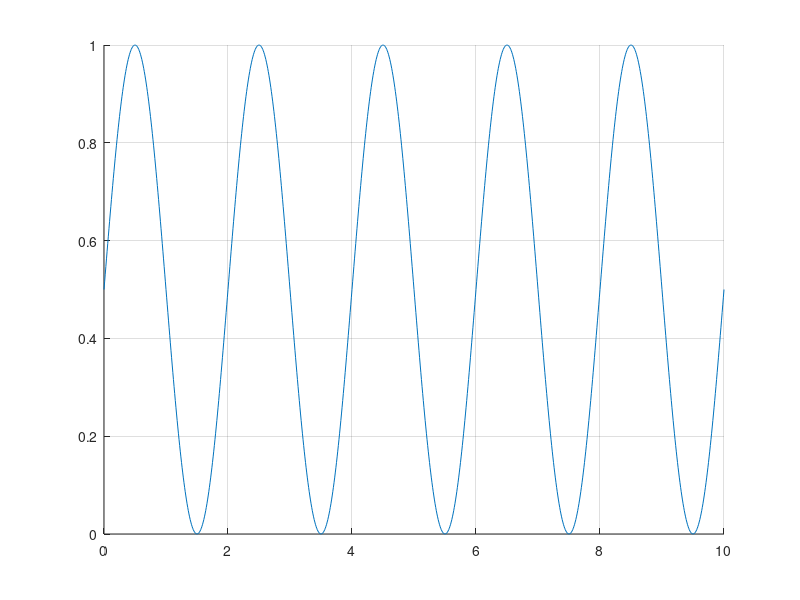

Recreate this plot in MATLAB.
function [x] = funkcja14()
    x=[0:0.01:10];
    a=2;
    b=4;
hold on;
if x>b+a
   y=1;
   plot(x,y,'-r');
end
if b-a<=x<=b+a
    y=0.5.*(1+sin(pi*((x-b)./2*a)));
    plot(x,y);
end
if x<b-a
   y=0;
   plot(x,y);
end    
grid on
end